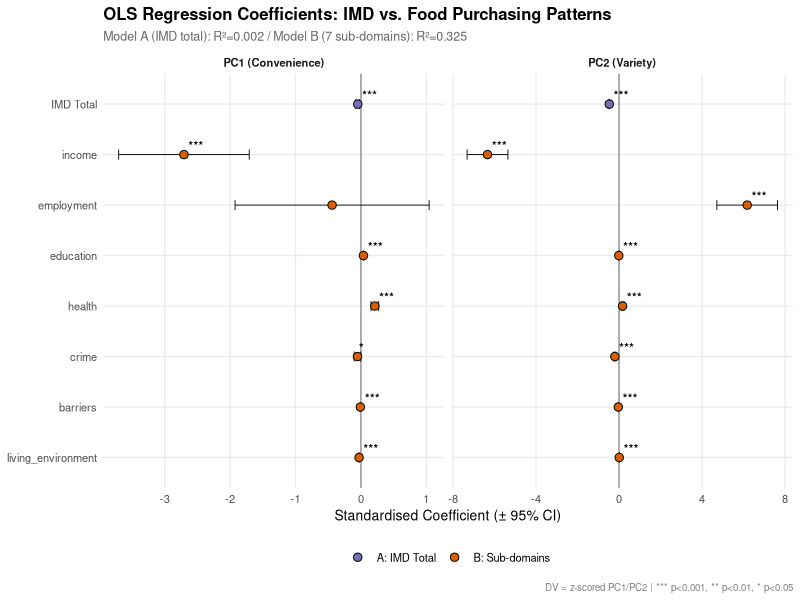
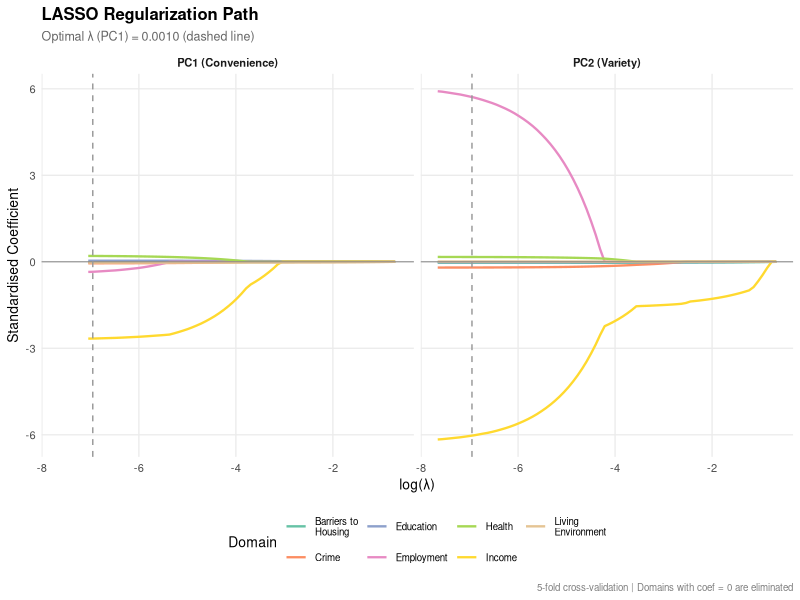
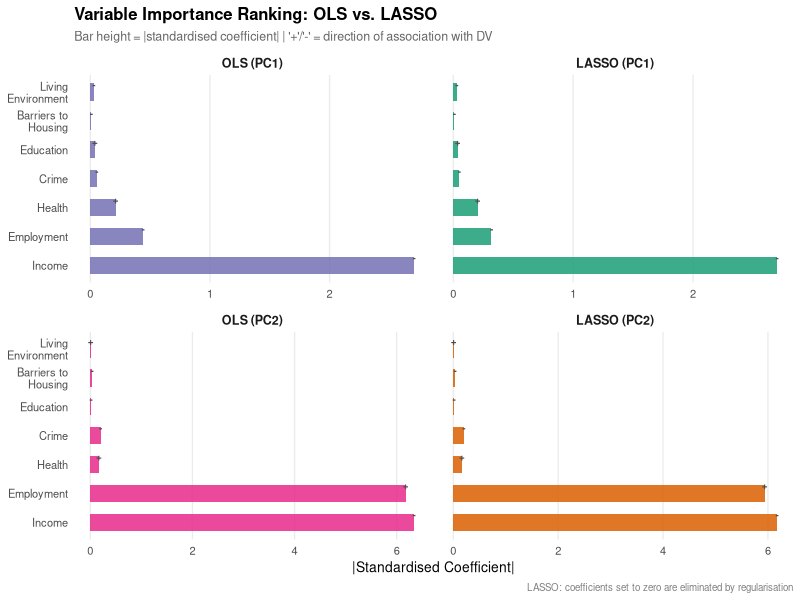

The R script that drew these images, in order:
#!/usr/bin/env Rscript
# =============================================================================
# Stage 2: IMD Sub-Domain Decomposition (Beydoun-Inspired)
#
# Research Question: Which dimensions of deprivation are most strongly
#   associated with food purchasing behaviour in London?
#
# Methods:
#   - Model A (OLS): PC1/PC2 ~ IMD total score
#   - Model B (OLS): PC1/PC2 ~ 7 IMD sub-domains
#   - LASSO: Variable selection on 7 sub-domains
#
# Visualizations:
#   1. OLS coefficient comparison (Model A vs Model B) for PC1 & PC2
#   2. LASSO regularization path (coefficient shrinkage)
#   3. Variable importance ranking (OLS vs LASSO)
#
# Requires: output/imd_subdomains.csv, output/pca_scores.csv
#   (from python/00_stage0_preprocess.py)
# =============================================================================

cat(strrep("=", 60), "\n")
cat("Stage 2: IMD Sub-Domain Decomposition\n")
cat(strrep("=", 60), "\n\n")

# ── 0. Install missing packages ────────────────────────────────────────
required_packages <- c("glmnet", "ggplot2", "dplyr", "tidyr", "broom",
                       "patchwork", "scales", "forcats")

for (pkg in required_packages) {
  if (!requireNamespace(pkg, quietly = TRUE)) {
    cat("Installing package:", pkg, "\n")
    install.packages(pkg, repos = "https://cloud.r-project.org", quiet = TRUE)
  }
}

suppressPackageStartupMessages({
  library(glmnet)
  library(ggplot2)
  library(dplyr)
  library(tidyr)
  library(broom)
  library(patchwork)
  library(scales)
  library(forcats)
})

# ── 1. Load data ──────────────────────────────────────────────────────
cat("Loading data ...\n")

imd <- read.csv("output/imd_subdomains.csv")
pca <- read.csv("output/pca_scores.csv")

# Merge
df <- pca %>%
  inner_join(imd, by = "lsoa_code") %>%
  filter(!is.na(PC1), !is.na(PC2))

# Define domain column names (may vary slightly)
domain_names <- c("income", "employment", "education", "health",
                  "crime", "barriers", "living_environment")

# Check which domains exist
available_domains <- domain_names[domain_names %in% names(df)]
cat(sprintf("  %d LSOAs with complete data\n", nrow(df)))
cat(sprintf("  Available domains: %s\n",
            paste(available_domains, collapse = ", ")))

# Standardize all variables for fair comparison
for (var in c("PC1", "PC2", "imd_score", available_domains)) {
  if (var %in% names(df)) {
    df[[paste0(var, "_z")]] <- scale(df[[var]])
  }
}

# ── 2. Model A: OLS with IMD total ────────────────────────────────────
cat("\n--- Model A: OLS with IMD Total Score ---\n")

model_a_pc1 <- lm(PC1_z ~ imd_score_z, data = df)
model_a_pc2 <- lm(PC2_z ~ imd_score_z, data = df)

cat(sprintf("  PC1 ~ IMD total: R² = %.4f, adj R² = %.4f\n",
            summary(model_a_pc1)$r.squared, summary(model_a_pc1)$adj.r.squared))
cat(sprintf("  PC2 ~ IMD total: R² = %.4f, adj R² = %.4f\n",
            summary(model_a_pc2)$r.squared, summary(model_a_pc2)$adj.r.squared))

tidy_a_pc1 <- tidy(model_a_pc1)
tidy_a_pc2 <- tidy(model_a_pc2)

# ── 3. Model B: OLS with 7 IMD sub-domains ───────────────────────────
cat("\n--- Model B: OLS with IMD Sub-Domains ---\n")

# Build formula
formula_b <- as.formula(
  paste("PC1_z ~", paste(available_domains, collapse = " + "))
)
model_b_pc1 <- lm(formula_b, data = df)

formula_b2 <- as.formula(
  paste("PC2_z ~", paste(available_domains, collapse = " + "))
)
model_b_pc2 <- lm(formula_b2, data = df)

cat(sprintf("  PC1 ~ sub-domains: R² = %.4f, adj R² = %.4f\n",
            summary(model_b_pc1)$r.squared, summary(model_b_pc1)$adj.r.squared))
cat(sprintf("  PC2 ~ sub-domains: R² = %.4f, adj R² = %.4f\n",
            summary(model_b_pc2)$r.squared, summary(model_b_pc2)$adj.r.squared))

tidy_b_pc1 <- tidy(model_b_pc1)
tidy_b_pc2 <- tidy(model_b_pc2)

# ── 4. Model comparison ──────────────────────────────────────────────
cat("\n--- Model Comparison ---\n")
comparison <- data.frame(
  Model = c("A: IMD total", "B: Sub-domains"),
  PC1_R2 = c(
    summary(model_a_pc1)$r.squared,
    summary(model_b_pc1)$r.squared
  ),
  PC2_R2 = c(
    summary(model_a_pc2)$r.squared,
    summary(model_b_pc2)$r.squared
  ),
  PC1_AdjR2 = c(
    summary(model_a_pc1)$adj.r.squared,
    summary(model_b_pc1)$adj.r.squared
  ),
  PC2_AdjR2 = c(
    summary(model_a_pc2)$adj.r.squared,
    summary(model_b_pc2)$adj.r.squared
  )
)
print(comparison, row.names = FALSE)

improvement <- (summary(model_b_pc1)$adj.r.squared - summary(model_a_pc1)$adj.r.squared)
cat(sprintf("\n  Sub-domain decomposition improves PC1 adj. R² by %.4f\n", improvement))

# ── 5. LASSO Variable Selection ───────────────────────────────────────
cat("\n--- LASSO Variable Selection ---\n")

# Prepare feature matrix (X) and target vectors (y)
X_mat <- as.matrix(df[, available_domains])
y_pc1 <- df$PC1_z
y_pc2 <- df$PC2_z

# 5-fold CV for PC1
set.seed(42)
cv_pc1 <- cv.glmnet(X_mat, y_pc1, alpha = 1, nfolds = 5)
best_lambda_pc1 <- cv_pc1$lambda.min

lasso_pc1 <- glmnet(X_mat, y_pc1, alpha = 1, lambda = best_lambda_pc1)
lasso_coefs_pc1 <- as.numeric(coef(lasso_pc1))[-1]
names(lasso_coefs_pc1) <- available_domains

cat(sprintf("  PC1 LASSO (lambda.min = %.6f):\n", best_lambda_pc1))
for (i in seq_along(lasso_coefs_pc1)) {
  sig <- ifelse(abs(lasso_coefs_pc1[i]) > 1e-10, " *", "   (zero)")
  cat(sprintf("    %s: %.6f%s\n", names(lasso_coefs_pc1)[i],
              lasso_coefs_pc1[i], sig))
}

# 5-fold CV for PC2
set.seed(42)
cv_pc2 <- cv.glmnet(X_mat, y_pc2, alpha = 1, nfolds = 5)
best_lambda_pc2 <- cv_pc2$lambda.min

lasso_pc2 <- glmnet(X_mat, y_pc2, alpha = 1, lambda = best_lambda_pc2)
lasso_coefs_pc2 <- as.numeric(coef(lasso_pc2))[-1]
names(lasso_coefs_pc2) <- available_domains

cat(sprintf("\n  PC2 LASSO (lambda.min = %.6f):\n", best_lambda_pc2))
for (i in seq_along(lasso_coefs_pc2)) {
  sig <- ifelse(abs(lasso_coefs_pc2[i]) > 1e-10, " *", "   (zero)")
  cat(sprintf("    %s: %.6f%s\n", names(lasso_coefs_pc2)[i],
              lasso_coefs_pc2[i], sig))
}

# ── 6. VISUALIZATIONS ─────────────────────────────────────────────────
cat("\n--- Creating Visualizations ---\n")

# Pretty domain labels
domain_labels <- c(
  income = "Income",
  employment = "Employment",
  education = "Education",
  health = "Health",
  crime = "Crime",
  barriers = "Barriers to\nHousing",
  living_environment = "Living\nEnvironment"
)

# ── Visualization 1: OLS Coefficient Comparison ────────────────────────
cat("  Creating Viz 1: OLS coefficient comparison ...\n")

# Prepare data for plotting
coef_plot_data <- bind_rows(
  tidy_b_pc1 %>%
    filter(term != "(Intercept)") %>%
    mutate(DV = "PC1 (Convenience)", Model = "B: Sub-domains"),
  tidy_b_pc2 %>%
    filter(term != "(Intercept)") %>%
    mutate(DV = "PC2 (Variety)", Model = "B: Sub-domains"),
  tidy_a_pc1 %>%
    filter(term != "(Intercept)") %>%
    mutate(term = "IMD Total", DV = "PC1 (Convenience)", Model = "A: IMD Total"),
  tidy_a_pc2 %>%
    filter(term != "(Intercept)") %>%
    mutate(term = "IMD Total", DV = "PC2 (Variety)", Model = "A: IMD Total")
) %>%
  mutate(
    sig = case_when(
      p.value < 0.001 ~ "***",
      p.value < 0.01  ~ "**",
      p.value < 0.05  ~ "*",
      TRUE            ~ ""
    ),
    term = factor(term, levels = rev(c("IMD Total", available_domains)))
  )

p1 <- ggplot(coef_plot_data, aes(x = estimate, y = term, fill = Model)) +
  geom_vline(xintercept = 0, colour = "grey50", linewidth = 0.4) +
  geom_errorbarh(
    aes(xmin = estimate - 1.96 * std.error,
        xmax = estimate + 1.96 * std.error),
    height = 0.2, linewidth = 0.3, position = position_dodge(0.6)
  ) +
  geom_point(shape = 21, size = 2.5, position = position_dodge(0.6)) +
  geom_text(
    aes(label = sig),
    position = position_dodge(0.6),
    vjust = -0.5, hjust = -0.3, size = 3, fontface = "bold"
  ) +
  facet_wrap(~ DV, scales = "free_x") +
  scale_fill_manual(values = c("A: IMD Total" = "#7570B3",
                                "B: Sub-domains" = "#D95F02"),
                    name = NULL) +
  labs(
    title = "OLS Regression Coefficients: IMD vs. Food Purchasing Patterns",
    subtitle = sprintf("Model A (IMD total): R²=%.3f / Model B (7 sub-domains): R²=%.3f",
                       summary(model_a_pc1)$r.squared,
                       summary(model_b_pc1)$r.squared),
    x = "Standardised Coefficient (± 95% CI)",
    y = NULL,
    caption = "DV = z-scored PC1/PC2 | *** p<0.001, ** p<0.01, * p<0.05"
  ) +
  theme_minimal(base_size = 10) +
  theme(
    legend.position = "bottom",
    strip.text = element_text(face = "bold"),
    plot.title = element_text(face = "bold", size = 12),
    plot.subtitle = element_text(size = 9, color = "grey40"),
    plot.caption = element_text(size = 7, color = "grey50"),
    panel.grid.minor = element_blank()
  )

ggsave("output/stage2_viz1_ols_coefficients.png", p1,
       width = 12, height = 6, dpi = 200, bg = "white")
cat("    Saved: output/stage2_viz1_ols_coefficients.png\n")

# ── Visualization 2: LASSO Regularization Path ────────────────────────
cat("  Creating Viz 2: LASSO regularization path ...\n")

# Get full LASSO paths
lasso_path_pc1 <- glmnet(X_mat, y_pc1, alpha = 1)
lasso_path_pc2 <- glmnet(X_mat, y_pc2, alpha = 1)

# Extract path data (coef matrix: rows=features+intercept, cols=lambda steps)
coef_pc1 <- as.matrix(coef(lasso_path_pc1))[-1, , drop = FALSE]  # 7 x nlambda
coef_pc2 <- as.matrix(coef(lasso_path_pc2))[-1, , drop = FALSE]

path_df <- bind_rows(
  data.frame(
    lambda = lasso_path_pc1$lambda,
    t(coef_pc1),
    DV = "PC1 (Convenience)",
    check.names = FALSE
  ),
  data.frame(
    lambda = lasso_path_pc2$lambda,
    t(coef_pc2),
    DV = "PC2 (Variety)",
    check.names = FALSE
  )
) %>%
  pivot_longer(
    cols = -c(lambda, DV),
    names_to = "domain",
    values_to = "coefficient"
  ) %>%
  mutate(domain = recode(domain, !!!domain_labels))

p2 <- ggplot(path_df, aes(x = log(lambda), y = coefficient, colour = domain)) +
  geom_line(linewidth = 0.8) +
  geom_hline(yintercept = 0, colour = "grey50", linewidth = 0.3) +
  # Mark optimal lambda
  geom_vline(xintercept = log(best_lambda_pc1), linetype = "dashed",
             colour = "grey60", linewidth = 0.5) +
  facet_wrap(~ DV) +
  scale_colour_brewer(palette = "Set2", name = "Domain") +
  labs(
    title = "LASSO Regularization Path",
    subtitle = sprintf("Optimal λ (PC1) = %.4f (dashed line)", best_lambda_pc1),
    x = "log(λ)",
    y = "Standardised Coefficient",
    caption = "5-fold cross-validation | Domains with coef = 0 are eliminated"
  ) +
  theme_minimal(base_size = 10) +
  theme(
    legend.position = "bottom",
    legend.text = element_text(size = 7),
    strip.text = element_text(face = "bold"),
    plot.title = element_text(face = "bold", size = 12),
    plot.subtitle = element_text(size = 9, color = "grey40"),
    plot.caption = element_text(size = 7, color = "grey50"),
    panel.grid.minor = element_blank()
  )

ggsave("output/stage2_viz2_lasso_path.png", p2,
       width = 11, height = 6, dpi = 200, bg = "white")
cat("    Saved: output/stage2_viz2_lasso_path.png\n")

# ── Visualization 3: Variable Importance Ranking ───────────────────────
cat("  Creating Viz 3: Variable importance ranking ...\n")

# OLS importance: absolute coefficient magnitude (Model B) with sign
ols_importance <- bind_rows(
  tidy_b_pc1 %>%
    filter(term != "(Intercept)") %>%
    mutate(Method = "OLS (PC1)", importance = abs(estimate),
           sign = ifelse(estimate > 0, "+", "-")) %>%
    select(term, Method, importance, sign),
  tidy_b_pc2 %>%
    filter(term != "(Intercept)") %>%
    mutate(Method = "OLS (PC2)", importance = abs(estimate),
           sign = ifelse(estimate > 0, "+", "-")) %>%
    select(term, Method, importance, sign)
)

# LASSO importance: absolute coefficient (non-zero only) with sign
lasso_importance <- bind_rows(
  data.frame(
    term = names(lasso_coefs_pc1),
    Method = "LASSO (PC1)",
    importance = abs(lasso_coefs_pc1),
    sign = ifelse(lasso_coefs_pc1 > 0, "+", "-")
  ),
  data.frame(
    term = names(lasso_coefs_pc2),
    Method = "LASSO (PC2)",
    importance = abs(lasso_coefs_pc2),
    sign = ifelse(lasso_coefs_pc2 > 0, "+", "-")
  )
)

# Combine
importance_df <- bind_rows(ols_importance, lasso_importance) %>%
  mutate(
    term = recode(term, !!!domain_labels),
    term = fct_reorder(term, importance, .fun = mean, .desc = TRUE),
    Method = factor(Method, levels = c("OLS (PC1)", "LASSO (PC1)",
                                        "OLS (PC2)", "LASSO (PC2)"))
  )

p3 <- ggplot(importance_df, aes(x = importance, y = term, fill = Method)) +
  geom_col(position = position_dodge(0.7), width = 0.6, alpha = 0.85) +
  geom_text(
    aes(label = sign),
    position = position_dodge(0.7),
    vjust = -0.5, hjust = 0.5,
    size = 2.5, fontface = "bold", colour = "grey30"
  ) +
  facet_wrap(~ Method, ncol = 2, scales = "free_x") +
  scale_fill_manual(values = c(
    "OLS (PC1)" = "#7570B3", "OLS (PC2)" = "#E7298A",
    "LASSO (PC1)" = "#1B9E77", "LASSO (PC2)" = "#D95F02"
  )) +
  guides(fill = "none") +
  labs(
    title = "Variable Importance Ranking: OLS vs. LASSO",
    subtitle = "Bar height = |standardised coefficient| | '+'/'-' = direction of association with DV",
    x = "|Standardised Coefficient|",
    y = NULL,
    caption = "LASSO: coefficients set to zero are eliminated by regularisation"
  ) +
  theme_minimal(base_size = 10) +
  theme(
    strip.text = element_text(face = "bold", size = 9),
    plot.title = element_text(face = "bold", size = 12),
    plot.subtitle = element_text(size = 9, color = "grey40"),
    plot.caption = element_text(size = 7, color = "grey50"),
    panel.grid.minor = element_blank(),
    panel.grid.major.y = element_blank()
  )

ggsave("output/stage2_viz3_variable_importance.png", p3,
       width = 11, height = 7, dpi = 200, bg = "white")
cat("    Saved: output/stage2_viz3_variable_importance.png\n")

# ── Summary ───────────────────────────────────────────────────────────
cat(paste0("\n", strrep("=", 60)), "\n")
cat("STAGE 2 COMPLETE\n")
cat(strrep("=", 60), "\n")

cat("\n  Key findings:\n")
cat(sprintf("    Model A (IMD total → PC1): R² = %.4f\n",
            summary(model_a_pc1)$r.squared))
cat(sprintf("    Model B (sub-domains → PC1): R² = %.4f\n",
            summary(model_b_pc1)$r.squared))

# Strongest predictor from LASSO
strongest_pc1 <- names(which.max(abs(lasso_coefs_pc1)))
cat(sprintf("    LASSO strongest predictor for PC1: %s (|β| = %.4f)\n",
            strongest_pc1, max(abs(lasso_coefs_pc1))))

surviving_pc1 <- names(lasso_coefs_pc1)[abs(lasso_coefs_pc1) > 1e-10]
cat(sprintf("    LASSO surviving domains for PC1: %s\n",
            paste(surviving_pc1, collapse = ", ")))

cat("\n  Visualizations saved to output/:\n")
cat("    1. stage2_viz1_ols_coefficients.png\n")
cat("    2. stage2_viz2_lasso_path.png\n")
cat("    3. stage2_viz3_variable_importance.png\n")
